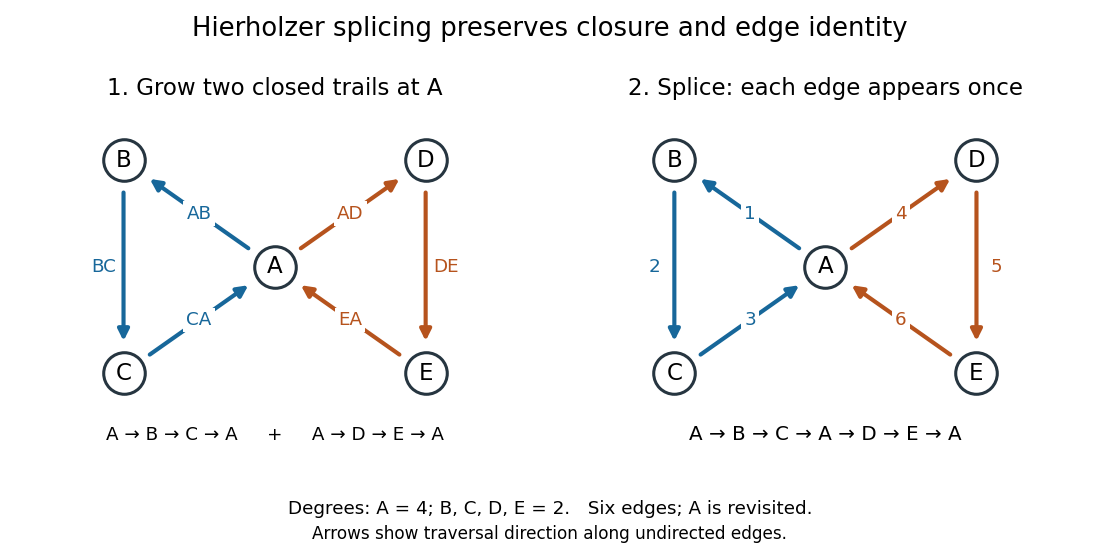

This figure's Python source:
"""Draw a verified closed-trail splice; Python 3.14, Matplotlib 3.10.7.

Run from _media with MPLBACKEND=Agg. Output uses the script basename in CWD.
"""
from pathlib import Path

import matplotlib.pyplot as plt
from matplotlib.patches import FancyArrowPatch


POSITIONS = {'A': (0, 0), 'B': (-1.35, .95), 'C': (-1.35, -.95),
             'D': (1.35, .95), 'E': (1.35, -.95)}
EDGES = [('A', 'B'), ('B', 'C'), ('C', 'A'),
         ('A', 'D'), ('D', 'E'), ('E', 'A')]
BLUE, ORANGE = '#17679a', '#b6531d'


def check_trail(vertices, expected):
    traversed = [frozenset(e) for e in zip(vertices, vertices[1:])]
    assert vertices[0] == vertices[-1]
    assert len(traversed) == len(set(traversed))
    assert set(traversed) == {frozenset(e) for e in expected}


def draw(ax, numbered):
    for i, (u, v) in enumerate(EDGES):
        color = BLUE if i < 3 else ORANGE
        ax.add_patch(FancyArrowPatch(POSITIONS[u], POSITIONS[v],
                     arrowstyle='-|>', mutation_scale=15, lw=2.7,
                     color=color, shrinkA=21, shrinkB=21))
        x = (POSITIONS[u][0] + POSITIONS[v][0]) / 2
        y = (POSITIONS[u][1] + POSITIONS[v][1]) / 2
        if i in (1, 4):
            x += -.18 if i == 1 else .18
        ax.text(x, y, str(i + 1) if numbered else u + v, fontsize=12,
                ha='center', va='center', color=color,
                bbox={'facecolor': 'white', 'edgecolor': 'none', 'pad': 2})
    for v, (x, y) in POSITIONS.items():
        ax.scatter([x], [y], s=740, facecolor='white', edgecolor='#263540',
                   linewidth=2, zorder=4)
        ax.text(x, y, v, ha='center', va='center', fontsize=15, zorder=5)
    ax.set(xlim=(-1.9, 1.9), ylim=(-1.45, 1.45), aspect='equal')
    ax.axis('off')


def main():
    first, second = ['A', 'B', 'C', 'A'], ['A', 'D', 'E', 'A']
    spliced = first + second[1:]
    check_trail(first, EDGES[:3])
    check_trail(second, EDGES[3:])
    check_trail(spliced, EDGES)
    plt.rcParams.update({'font.family': 'DejaVu Sans', 'figure.facecolor': 'white'})
    fig, axes = plt.subplots(1, 2, figsize=(10, 5), dpi=110)
    draw(axes[0], False)
    draw(axes[1], True)
    axes[0].set_title('1. Grow two closed trails at A', fontsize=15)
    axes[1].set_title('2. Splice: each edge appears once', fontsize=15)
    axes[0].text(.5, -.035, 'A → B → C → A     +     A → D → E → A',
                 ha='center', transform=axes[0].transAxes, fontsize=12)
    axes[1].text(.5, -.035, 'A → B → C → A → D → E → A', ha='center',
                 transform=axes[1].transAxes, fontsize=13)
    fig.suptitle('Hierholzer splicing preserves closure and edge identity',
                 fontsize=17, y=.97)
    fig.text(.5, .065, 'Degrees: A = 4; B, C, D, E = 2.   Six edges; A is revisited.',
             ha='center', fontsize=12)
    fig.text(.5, .02, 'Arrows show traversal direction along undirected edges.',
             ha='center', fontsize=11)
    fig.subplots_adjust(left=.03, right=.97, bottom=.22, top=.81, wspace=.14)
    fig.savefig(Path(__file__).stem + '.png', facecolor='white', transparent=False)
    plt.close(fig)


if __name__ == '__main__':
    main()
